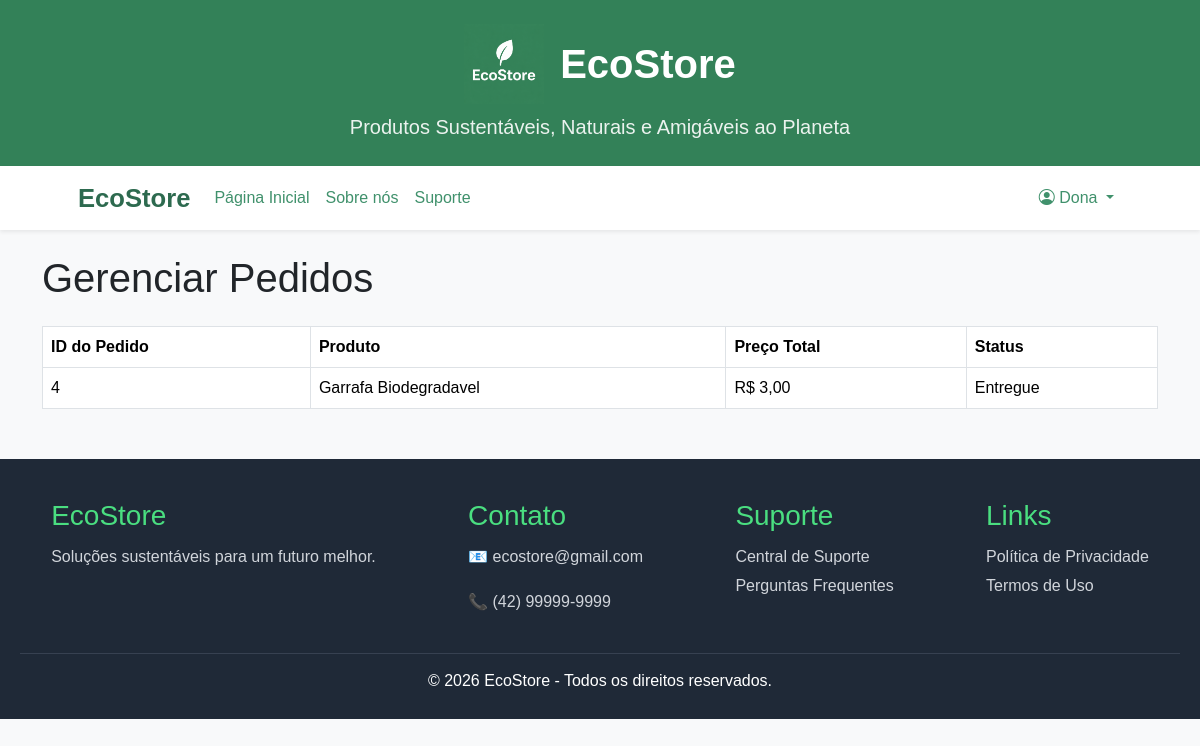
Page /minhasCompras.php (signed in) on the committed database.
### tables this page shows
CREATE TABLE `pedidos` (
  `idPedido` int(11) NOT NULL,
  `idProduto` int(11) NOT NULL,
  `idUsuario` int(11) NOT NULL,
  `preco` decimal(10,2) NOT NULL,
  `data` date NOT NULL,
  `statusPedido` varchar(50) NOT NULL
);

CREATE TABLE `produtos` (
  `idProduto` int(11) NOT NULL,
  `fotoProduto` varchar(255) NOT NULL,
  `descricaoProduto` varchar(255) NOT NULL,
  `nomeProduto` varchar(255) NOT NULL,
  `precoProduto` decimal(10,2) NOT NULL,
  `dataProduto` date NOT NULL,
  `horaProduto` time NOT NULL,
  `statusProduto` varchar(100) NOT NULL,
  `Usuarios_idUsuario` int(11) NOT NULL
);

### minhasCompras.php (the view)
<?php include 'header.php';
      include 'conexaoBD.php';
?>
        <div class="container mt-4">
            <h1 class="mb-4">Gerenciar Pedidos</h1>
            <table class="table table-bordered">
                <thead>
                    <tr>
                        <th>ID do Pedido</th>
                        <th>Produto</th>
                        <th>Preço Total</th>
                        <th>Status</th>
                    </tr>
                </thead>
                <tbody>
                    <?php
                        $idUsuario = $_SESSION['idUsuario'];
                        $buscarPedidos = "SELECT pedidos.*, produtos.nomeProduto
                                          FROM pedidos, produtos
                                          WHERE pedidos.idProduto = produtos.idProduto AND pedidos.idUsuario = $idUsuario";
                        $resPedidos = mysqli_query($conn, $buscarPedidos);
                        if(mysqli_num_rows($resPedidos) > 0){
                            while($pedido = mysqli_fetch_assoc($resPedidos)){
                                echo "<tr>";
                                echo "<td>{$pedido['idPedido']}</td>";
                                echo "<td>{$pedido['nomeProduto']}</td>";
                                echo "<td>R$ " . number_format($pedido['preco'], 2, ',', '.') . "</td>";
                                echo "<td>{$pedido['statusPedido']}</td>";
                                echo "</tr>";
                            }
                        }
                        else{
                            echo "<tr><td colspan='5' class='text-center'>Nenhum pedido encontrado.</td></tr>";
                        }
                    ?>
                </tbody>
            </table>
        </div>
<?php include 'footer.php'; ?>

### css/style.css (style rules this page uses)
body { font-family: 'Poppins', Arial, sans-serif; background-color: #f5f7f2; margin: 0; padding: 0; }
body { background-color: #f8f9fa; }

### rows in the picture
pedidos: idPedido "4", idProduto.nomeProduto "Garrafa Biodegradavel", preco "3,00", statusPedido "Entregue"

### other values in the picture
$primeiroNome "Dona"
